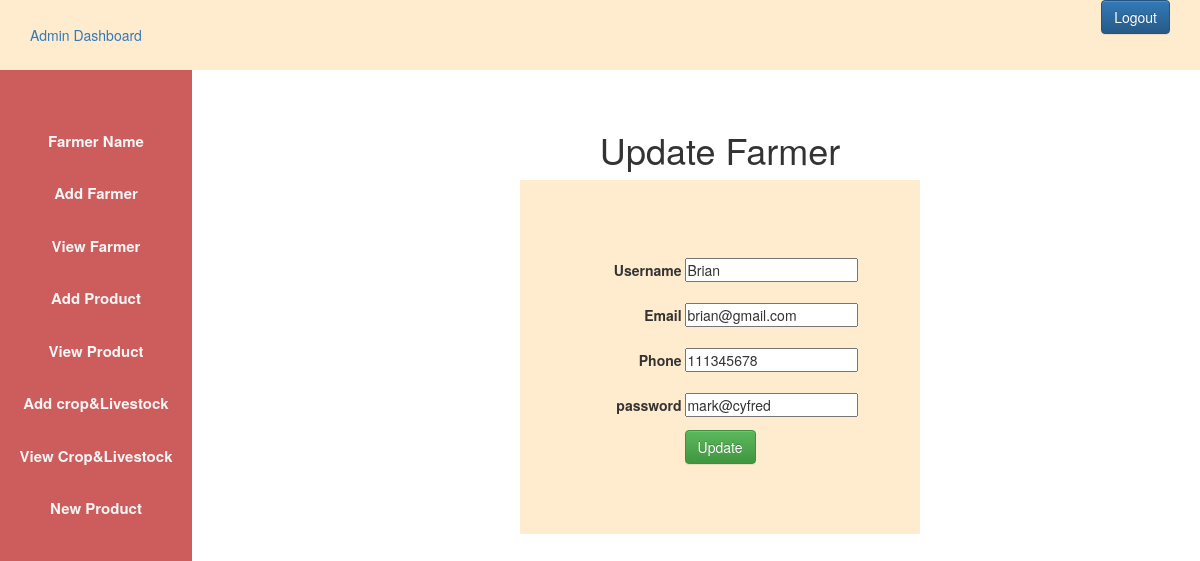
/update_farmer.php?farmer_id=9 (signed in), run on the app's committed database.
### tables this page shows
CREATE TABLE `user` (
  `id` int(11) NOT NULL,
  `username` varchar(50) DEFAULT NULL,
  `phone` int(30) DEFAULT NULL,
  `email` varchar(50) DEFAULT NULL,
  `usertype` varchar(50) DEFAULT NULL,
  `password` varchar(50) DEFAULT NULL
);

### update_farmer.php (the view, shortened to what this page needs)
<?php
$host="localhost";
$user="root";
$password="";
$db="agricultureproject";
$data=mysqli_connect($host,$user,$password,$db);
$id=$_GET['farmer_id'];
$sql="SELECT * FROM user WHERE id='$id'";
$result=mysqli_query($data,$sql);
$info=$result->fetch_assoc();
?>
<?php
include'admin_css.php'
	?>
</head>
<body>
<?php
include'admin_sidebar.php';
?>
<!DOCTYPE html>
<html>
<head>
<?php
include'admin_css.php'
?>
</head>
<body>
<div class="content">
	<center>
<h1>Update Farmer</h1>
<div class="div_deg">
<form action="#" method="POST">
	<div>
<label>Username</label>
<input type="text" name="name"
value="<?php echo "{$info['username']}"; ?>">
	</div>
	<div>
<label>Email</label>
<input type="email" name="email"
value="<?php echo "{$info['email']}"; ?>">
	</div>
	<div>
<label>Phone</label>
<input type="number" name="phone"
value="<?php echo "{$info['phone']}"; ?>">
	</div>
	<div>
<label>password</label>
<input type="text" name="password"
value="<?php echo "{$info['password']}"; ?>">
	</div>
	<div>
<input class="btn btn-success" type="submit"
name="update" value="Update">
	</div>
</form>
</div>
</div>
</body>
</html>

### admin.css (style rules this page uses)
* { margin: 0px; padding: 0px; }
.content { margin-left: 20%; margin-top: 5%; }

### update_farmer.php (style rules this page uses)
label { display: inline-block; width: 100px; text-align: right; padding-top: 10px; padding-bottom: 10px; }
.div_deg { background-color: blanchedalmond; width: 400px; padding-bottom: 70px; padding-top: 70px; }

### data on the page
user: name "Brian", email "brian@gmail.com", phone "111345678", password "mark@cyfred"
